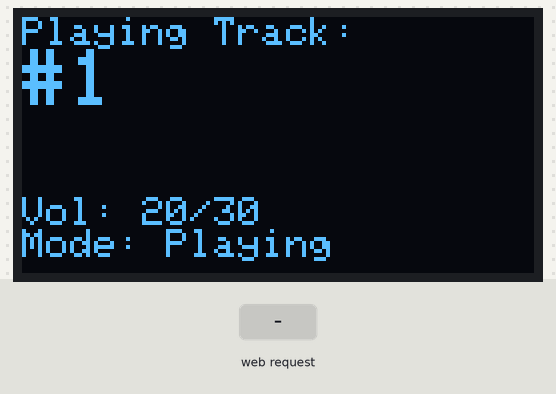
This sketch was run on a simulated ESP32. Parts: 128×64 one-colour display. The inputs (shaded band) are chosen by the test bench. WiFi joins after 1.5 s; servers stay silent unless stated; the audio player accepts every command and is not drawn; what the sketch prints to the serial monitor is not drawn.

Above: at 3.2 s.
3.3 s: HTTP request GET /pause received
At 3.9 s:
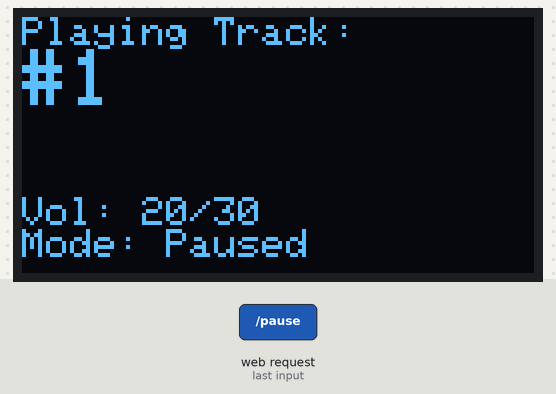
4.8 s: HTTP request GET /play received
At 5.1 s:
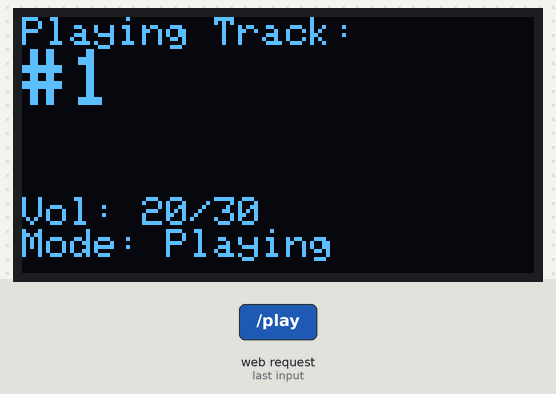
Timing chart, 0 to 7.8 s (numbered marks = the images above; inputs shaded):
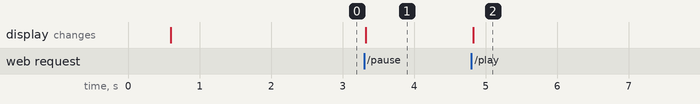

Measured:
- after the input at 3.3 s, the display: changes at once (image 1)
- after the input at 4.8 s, the display: changes at once (image 2)

The sketch:

sketch_dec21b.ino
```cpp
#include <WiFi.h>
#include <WebServer.h>
#include <DFRobotDFPlayerMini.h>
#include <Wire.h>
#include <Adafruit_GFX.h>
#include <Adafruit_SSD1306.h>

#define SCREEN_WIDTH 128
#define SCREEN_HEIGHT 64
Adafruit_SSD1306 display(SCREEN_WIDTH, SCREEN_HEIGHT, &Wire, -1);

HardwareSerial dfSerial(2);  // UART2 for DFPlayer
DFRobotDFPlayerMini player;

WebServer server(80);

const char* ssid = "nguyentri";
const char* password = "nguyentri";

String currentSong = "0001.mp3";
int volumeLevel = 20;
bool isPlaying = false;

void setup() {
  Serial.begin(115200);

  dfSerial.begin(9600, SERIAL_8N1, 16, 17);
  if (!player.begin(dfSerial)) {
    Serial.println("DFPlayer Error!");
    while (true);
  }
  player.volume(volumeLevel);
  player.play(1);
  isPlaying = true;

  Wire.begin(21, 22);  // I2C for OLED
  if (!display.begin(SSD1306_SWITCHCAPVCC, 0x3C)) {
    Serial.println("OLED Error!");
    while (true);
  }
  updateDisplay();

  WiFi.begin(ssid, password);
  while (WiFi.status() != WL_CONNECTED) delay(500);
  Serial.print("IP: http://");
  Serial.println(WiFi.localIP());

  server.on("/", handleRoot);
  server.on("/status", handleStatus);
  server.on("/play", [](){ player.start(); isPlaying = true; updateDisplay(); server.send(200); });
  server.on("/pause", [](){ player.pause(); isPlaying = false; updateDisplay(); server.send(200); });
  server.on("/next", [](){ player.next(); updateDisplay(); server.send(200); });
  server.on("/prev", [](){ player.previous(); updateDisplay(); server.send(200); });
  server.on("/volup", [](){ volumeLevel = min(30, volumeLevel + 3); player.volume(volumeLevel); updateDisplay(); server.send(200); });
  server.on("/voldown", [](){ volumeLevel = max(0, volumeLevel - 3); player.volume(volumeLevel); updateDisplay(); server.send(200); });

  server.begin();
}

void loop() {
  server.handleClient();
  if (player.available() && player.readType() == DFPlayerPlayFinished) {
  int fileNum = player.readCurrentFileNumber();
  currentSong = "Track " + String(fileNum);
  updateDisplay();
}
}

void updateDisplay() {
  int currentNum = player.readCurrentFileNumber();
  if (currentNum == -1) currentNum = 1;

  display.clearDisplay();
  display.setTextSize(1);
  display.setTextColor(SSD1306_WHITE);
  display.setCursor(0, 0);

  display.println("Playing Track:");
  display.setTextSize(2);
  display.println("#" + String(currentNum));

  display.setTextSize(1);
  display.setCursor(0, 45);
  display.println("Vol: " + String(volumeLevel) + "/30");
  display.println("Mode: " + String(isPlaying ? "Playing" : "Paused"));
  display.display();
}
void handleRoot() {
  String html = R"rawliteral(
  <html>
  <head><meta charset="UTF-8"><title>Loa WiFi</title>
  <style>body { background: #f0f0f0; text-align: center; font-family: Arial; }
  button { font-size: 1.5em; padding: 10px; margin: 5px; }</style>
  <script>
  function updateUI() {
    fetch('/status')
      .then(response => response.json())
      .then(data => {
        document.getElementById('song').innerText = data.song;
        document.getElementById('vol').innerText = data.vol;
        document.getElementById('status').innerText = data.status;
      });
  }
  setInterval(updateUI, 2000);  // Update every 2s
  </script>
  </head>
  <body><h1>DFPlayer WiFi DIY Speaker</h1>
  <p>Song: <span id="song"></span></p>
  <p>Vol: <span id="vol"></span></p>
  <p>Status: <span id="status"></span></p>
  <button onclick="fetch('/play')">Play</button>
  <button onclick="fetch('/pause')">Pause</button>
  <button onclick="fetch('/next')">Next</button>
  <button onclick="fetch('/prev')">Prev</button>
  <button onclick="fetch('/volup')">Vol +</button>
  <button onclick="fetch('/voldown')">Vol -</button>
  </body>
  </html>
  )rawliteral";
  server.send(200, "text/html", html);
}

void handleStatus() {
  String json = "{\"song\":\"" + currentSong + "\", \"vol\":" + String(volumeLevel) + ", \"status\":\"" + String(isPlaying ? "Playing" : "Paused") + "\"}";
  server.send(200, "application/json", json);
}
```
